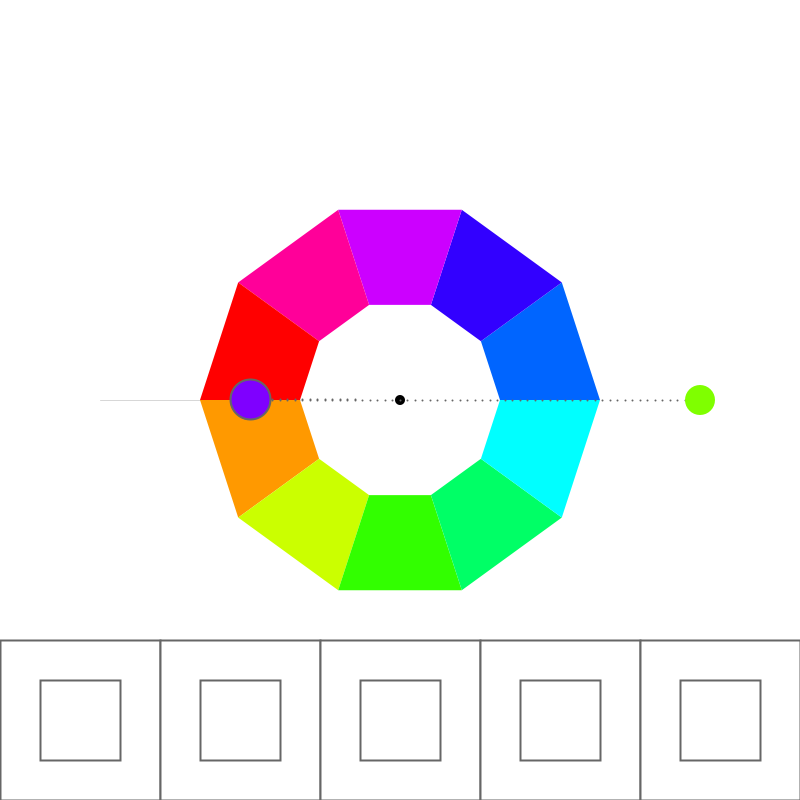
Frame 1 (no input)
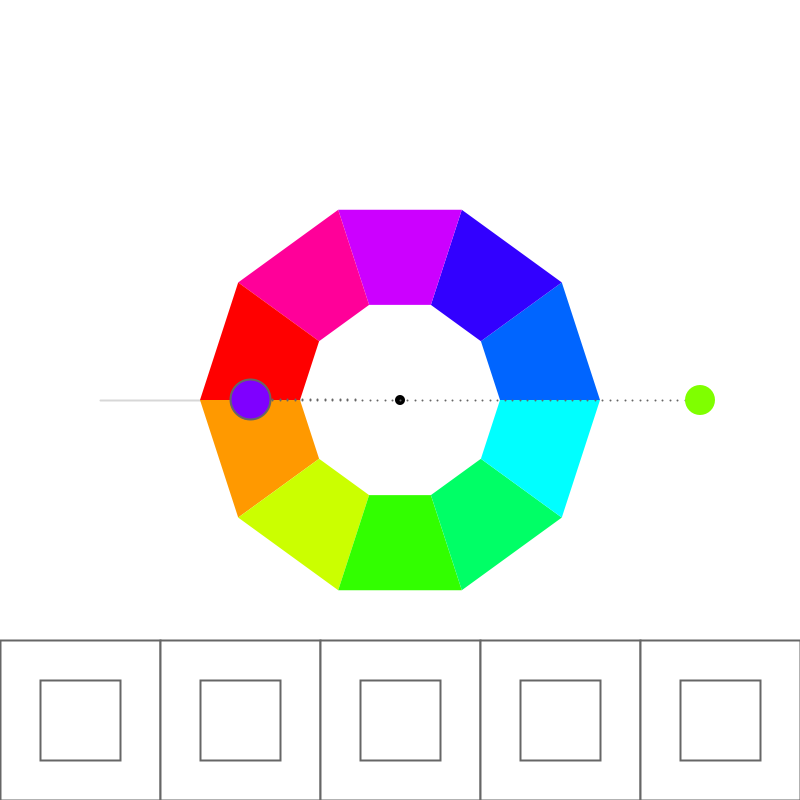
Frame 60 (the mouse pressed at the canvas centre just before this capture)
Frame 120 (the mouse held since frame 60 and released just before this capture): identical to frame 60, image omitted

The Processing sketch that drew these frames (run headless with seeded random() and noise(); from frame 60 on, the mouse is pressed at the canvas centre):

// Processing sketch: processing_152521
// ── processing_152521.pde

/*
 * Creative Coding
 * Week 4, 01 - an interactive colour wheel picker
 * by Indae Hwang and Jon McCormack
 * Copyright (c) 2014 Monash University
 *
 * This program draws an interactive colour selection wheel
 * Drag the colour circle around the hue wheel to change hue, change the distance
 * from the wheel to control brightness.
 *
 * Another colour circle is displayed showing the colour 180 degrees from the current colour
 * 
 */

// colourHandle: the user interface element to changing colours over the wheel
// It has a postion and a size
//
float colorHandleX;
float colorHandleY;
float handleSize = 30;
color mainColor[];
color complimentaryColor[];
int currentSquare;
int NumOfSquares;
int SizeOfRectangle;

// boolean isLocked
// the state of handle: when the color handle is pressed, 
// color hand is locked–released as the left mouse button is released 
//
boolean isLocked = false;

// Wheel radius: inner and outer
//
float innerR = 100; // inner
float outerR = 200; // outer
float outerR2 = outerR * 1.5; // limit of the handle's "pull" range

// current and complementry colour
float hueValue = 90;
float brightValue = 100;
float complementryHue = 0;
float satValue = 100;

void setup() {

  size(800, 800);
  colorMode(HSB, 360, 100, 100); // use HSB colour mode, H=0->360, S=0->100, B=0->100

    colorHandleX = width/2+300;
  colorHandleY = height/2;
 //lets create the array objects and initialise some variables.
 
  SizeOfRectangle= (width)/5;
  NumOfSquares=5;
  currentSquare=0;
 
 
  mainColor = new color[NumOfSquares];
  complimentaryColor = new color[NumOfSquares];


  //fill array
  
  
   //setup an initial value for each item in the array
  for (int i=0; i<NumOfSquares; i++) {
 
    mainColor[i]= color(0, 0, 100);
 // returns a random float bewteen 0 and 1
    complimentaryColor[i] = color(0, 0, 100);
    
  } 
  
}


void draw() {
  //Since were using HSB colour mode this clears the display window to white
  //         H  S  B
  background(0, 0, 100);

  // draw reference line at the 0/360 hue boundary
  stroke(0, 40);
  line(width/2 - innerR, height/2, width/2 - outerR2, height/2);

  //draw itten's color wheel - we'll use a QUAD_STRIP for this
  noStroke();
  beginShape(QUAD_STRIP);
  for (int i=0; i<=10; i++) {
    float angle = radians(36*i-90); // 10 x 36 degree steps
    fill(36*i, 100, 100);

    //outside(top)
    vertex(width/2 + outerR*sin(angle), height/2 + outerR*cos(angle) );
    //inside(down)
    vertex(width/2 + innerR*sin(angle), height/2 + innerR*cos(angle) );
  }
  endShape(CLOSE);


  // colour handle Position Update
  colorHandleUpdate();

  //draw dotted line from center to colorhandle
  dotLine(width/2, height/2, colorHandleX, colorHandleY, 40); 

  //draw color handle
  noStroke();
  fill(0);
  ellipse(width/2, height/2, 10, 10);
  //   H         S    B
  fill(hueValue, 100, brightValue);
  ellipse(colorHandleX, colorHandleY, handleSize, handleSize );

  //complementry color for colorHandle (comHand)
  float angleComHand = map( atan2(colorHandleX-width/2, colorHandleY-height/2), -PI, PI, TWO_PI, 0) + HALF_PI;
  float radiusComeHand = 150;
  float comHandX = width/2  + radiusComeHand * cos(angleComHand);
  float comHandY = height/2 + radiusComeHand * sin(angleComHand);

  //dotline from center to comHand
  dotLine(width/2, height/2, comHandX, comHandY, 20); 

  complementryHue = calculateCompHue(hueValue);

  //println("hueValue: "+hueValue + " + "+"comhue: "+complementryHue);

  fill( complementryHue, 100, brightValue );
  ellipse(comHandX, comHandY, 40, 40);
  DrawSquare();
}

/*
 * calculateCompHue
 *
 * Calculates the complimentary hue from the hue supplied
 */
float calculateCompHue(float hueValue) {

  // Calculate complimentary color with hueValue
  // The complimentary colour should be 180 degrees opposite the selected colour
  if (hueValue >= 180 && hueValue < 360) {
    return hueValue-180;
  }
  else 
    return hueValue+180;
}

void DrawSquare(){
  
  if (isLocked) {
    mainColor[currentSquare] = color(hueValue, satValue, brightValue);
    complimentaryColor[currentSquare] = color(calculateCompHue(hueValue), satValue, brightValue);
 
  
  
  
    
  }  
  
  
  //create squares and inner squares and fill with alternate colours as selected
  
   for (int i = 0; i < NumOfSquares; i++) {   
    fill(mainColor[i]);
    rect(i* SizeOfRectangle, height-SizeOfRectangle, SizeOfRectangle, SizeOfRectangle);
    fill(complimentaryColor[i]);
    rect(i * SizeOfRectangle + SizeOfRectangle/4, height-SizeOfRectangle+SizeOfRectangle/4, SizeOfRectangle/2,         SizeOfRectangle/2);
  } 
  
  
}
/*
 * colorHandleUpdate
 *
 * Updates the position and orientation of the colour handle based on
 * mouse position when left mouse button is pressed.
 */
void colorHandleUpdate() {

  // isLocked will be true if we pressed the mouse down while over the handle
  if (isLocked) {

    // calculate angle of handle based on mouse position
    // atan2 value is in the range from pi to -pi
    float angle = atan2(mouseY-height/2, mouseX-width/2  );
    float distance = dist(mouseX, mouseY, width/2, height/2);
    float radius = constrain(distance, outerR, outerR2); 
    colorHandleX = width/2  + radius * cos(angle);
    colorHandleY = height/2 + radius * sin(angle);

    hueValue = map (degrees(angle), -180, 180, 360, 0);

    // map distance from outer edge of the wheel to brightness
    brightValue = map(radius, outerR, outerR2, 0, 100);

    //Shape for the locked colorHandle 
    noStroke(); 
    fill(0, 0, 85);
    ellipse(colorHandleX, colorHandleY, handleSize+20, handleSize+20);
  }
}


/*
 * isWithinCircle
 * boolean function that returns true if the mouse is within the circle with centre (x,y) radius r
 */
boolean isWithinCircle(float x, float y, float r) {
  float dist = dist(mouseX, mouseY, x, y);
  return (dist <= r);
}

/*
 * dotLine
 * draw a dotted line from (x1,y1) to (x2,y2)
 */
void dotLine(float x1, float y1, float x2, float y2, int dotDetail) {

  for (int i=0; i<=dotDetail; i++) {
    float dotDetailFloat = (float) dotDetail;
    float dotX = lerp(x1, x2, i/dotDetailFloat);
    float dotY = lerp(y1, y2, i/dotDetailFloat);
    strokeWeight(2);
    stroke(0, 0, 40);
    point(dotX, dotY);
  }
}

/*
 * mousePressed
 * When mouse button is first pressed, check if the user has pressed over the colour handle
 * If so, set isLocked to true to lock manipulation of the handle
 *
 */
void mousePressed() {
  if (isWithinCircle(colorHandleX, colorHandleY, handleSize)) {
    isLocked = true;
    
 
  }
}

/*
 * mouseReleased
 * Unlock control of the handle
 *
 */
void mouseReleased() {
  isLocked = false;
  //check current square number and increment or reset as necessary
   if (currentSquare<=4) { 
       currentSquare=(currentSquare+1);
   }
       else
       {
      
       currentSquare=1;
       }
    
}
